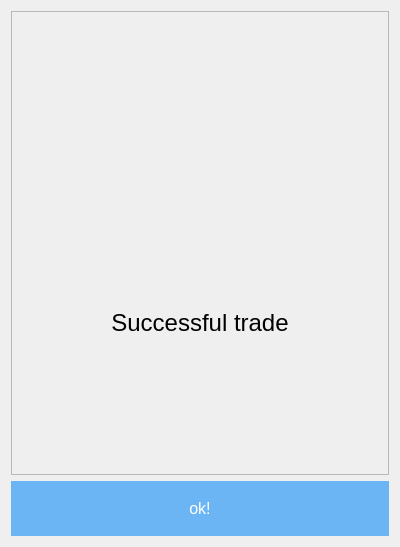
<?xml version="1.0" encoding="UTF-8"?>
<ui version="4.0">
 <class>SuccessfulTrade</class>
 <widget class="QWidget" name="SuccessfulTrade">
  <property name="geometry">
   <rect>
    <x>0</x>
    <y>0</y>
    <width>400</width>
    <height>547</height>
   </rect>
  </property>
  <property name="windowTitle">
   <string>Form</string>
  </property>
  <layout class="QGridLayout" name="gridLayout">
   <item row="0" column="0">
    <widget class="QFrame" name="frame">
     <property name="frameShape">
      <enum>QFrame::StyledPanel</enum>
     </property>
     <property name="frameShadow">
      <enum>QFrame::Raised</enum>
     </property>
     <layout class="QVBoxLayout" name="verticalLayout">
      <item>
       <spacer name="verticalSpacer_2">
        <property name="orientation">
         <enum>Qt::Vertical</enum>
        </property>
        <property name="sizeHint" stdset="0">
         <size>
          <width>20</width>
          <height>206</height>
         </size>
        </property>
       </spacer>
      </item>
      <item>
       <layout class="QHBoxLayout" name="horizontalLayout">
        <item>
         <spacer name="horizontalSpacer">
          <property name="orientation">
           <enum>Qt::Horizontal</enum>
          </property>
          <property name="sizeHint" stdset="0">
           <size>
            <width>40</width>
            <height>20</height>
           </size>
          </property>
         </spacer>
        </item>
        <item>
         <widget class="QLabel" name="label">
          <property name="minimumSize">
           <size>
            <width>156</width>
            <height>156</height>
           </size>
          </property>
          <property name="maximumSize">
           <size>
            <width>156</width>
            <height>156</height>
           </size>
          </property>
          <property name="styleSheet">
           <string notr="true">background-image: url(:/res/png/finish.png);</string>
          </property>
          <property name="text">
           <string/>
          </property>
         </widget>
        </item>
        <item>
         <spacer name="horizontalSpacer_2">
          <property name="orientation">
           <enum>Qt::Horizontal</enum>
          </property>
          <property name="sizeHint" stdset="0">
           <size>
            <width>40</width>
            <height>20</height>
           </size>
          </property>
         </spacer>
        </item>
       </layout>
      </item>
      <item>
       <widget class="QLabel" name="label_successtext">
        <property name="minimumSize">
         <size>
          <width>0</width>
          <height>50</height>
         </size>
        </property>
        <property name="maximumSize">
         <size>
          <width>16777215</width>
          <height>50</height>
         </size>
        </property>
        <property name="styleSheet">
         <string notr="true">font-size : 24px;</string>
        </property>
        <property name="text">
         <string>Successful trade</string>
        </property>
        <property name="alignment">
         <set>Qt::AlignCenter</set>
        </property>
       </widget>
      </item>
      <item>
       <spacer name="verticalSpacer">
        <property name="orientation">
         <enum>Qt::Vertical</enum>
        </property>
        <property name="sizeHint" stdset="0">
         <size>
          <width>20</width>
          <height>207</height>
         </size>
        </property>
       </spacer>
      </item>
     </layout>
    </widget>
   </item>
   <item row="1" column="0">
    <widget class="QPushButton" name="pushButton_ok">
     <property name="minimumSize">
      <size>
       <width>0</width>
       <height>55</height>
      </size>
     </property>
     <property name="maximumSize">
      <size>
       <width>16777215</width>
       <height>55</height>
      </size>
     </property>
     <property name="focusPolicy">
      <enum>Qt::NoFocus</enum>
     </property>
     <property name="styleSheet">
      <string notr="true">background-color:rgb(108,181,244);border:none;font-size : 16px;
color: rgb(255, 255, 255);</string>
     </property>
     <property name="text">
      <string>ok!</string>
     </property>
    </widget>
   </item>
  </layout>
 </widget>
 <resources/>
 <connections/>
</ui>
